Frame 1 (no input): blank canvas, image omitted
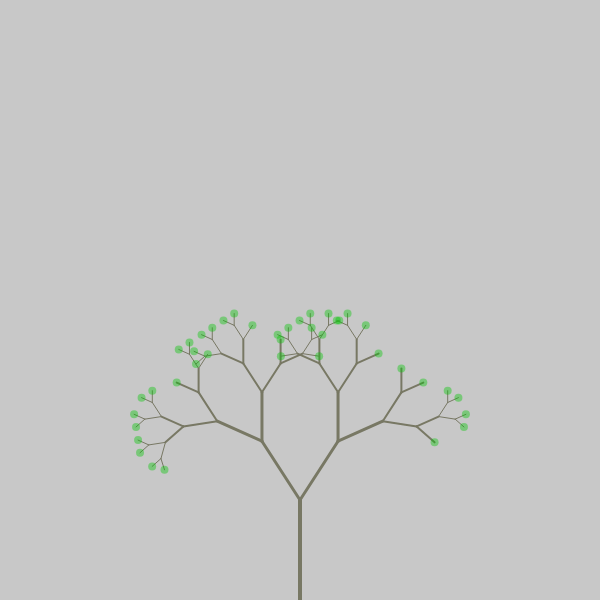
Frame 60 (no input)
Frame 120 (the mouse pressed at the canvas centre since frame 60): identical to frame 60, image omitted

The p5.js sketch that drew this single still picture (run headless with seeded random() and noise() and a simulated clock; from frame 60 on, the mouse is pressed at the canvas centre):

// p5.js sketch
// ── sketch.js
var PI = 3.14159265359;

var tree = [];
var leaves = [];

var count = 0;
var leafSlider;
var branchRatioSlider;
var angleSlider;
var leafVal;
var branchVal;
var angleVal;
var changed;

var newTreeButton;

function setup() {
  createCanvas(600, 600);

  changed = false;

  createDiv('');
  newTreeButton = createButton('Generate New Tree');
  createP('Tree size : ');
  leafSlider = createSlider(1, 10, 7, 1);
  createP('Branch ratio : ');
  branchRatioSlider = createSlider(0.5, 0.8, 0.7, 0.01);
  createP('Branch angle : ');
  angleSlider = createSlider(PI / 18, PI / 4.5, PI / 5.5, 0.01);

  newTreeButton.mousePressed(function() {
    changed = true
  });

}

function generateTree() {
  leaves = [];
  tree = [];
  var a = createVector(width / 2, height);
  var b = createVector(width / 2, height - 100);
  var root = new Branch(a, b, 1);
  tree[0] = root;

  var leavesThreshold = leafSlider.value();
  for (var n = 0; n < leavesThreshold; n++) {
    if (n === leavesThreshold - 1) {
      for (var i = 0; i < tree.length; i++) {
        if (!tree[i].finished) {
          var leaf = tree[i].end.copy();
          leaves.push(leaf);
        }
      }
    } else {
      for (var i = tree.length - 1; i >= 0; i--) {
        if (!tree[i].finished) {
          if (n > leavesThreshold/2 && random() < 0.3) {
            var leaf = tree[i].end.copy();
            leaves.push(leaf);
          } else {
            tree.push(tree[i].branchA());
            tree.push(tree[i].branchB());
          }
        }
        tree[i].finished = true;
      }
    }
  }
}

function draw() {

  if (changed) {
    generateTree();
  }

  if (leafVal != leafSlider.value() ||
    angleVal != angleSlider.value() ||
    branchVal != branchRatioSlider.value()) {
    leafVal = leafSlider.value();
    angleVal = angleSlider.value();
    branchVal = branchRatioSlider.value();
    changed = true;
  } else {
    changed = false;
  }

  background(200);

  for (var i = 0; i < tree.length; i++) {
    tree[i].show();
  }

  for (var i = 0; i < leaves.length; i++) {
    fill(0, 200, 0, 100);
    noStroke();
    ellipse(leaves[i].x, leaves[i].y, 8, 8);
  }

}

// ── branch.js
function Branch(begin, end, level) {
  this.begin = begin;
  this.end = end;
  this.level = level;
  this.finished = false;

  this.show = function() {
    stroke(120,120,100);
    strokeWeight(floor(((leafSlider.value() - level) + 2)/2));
    line(this.begin.x, this.begin.y, this.end.x, this.end.y);
  }

  this.branch = function(angle) {
    var branchRatio = branchRatioSlider.value();
    var dir = p5.Vector.sub(this.end, this.begin);
    dir.rotate(angle);
    dir.mult(branchRatio);
    var newEnd = p5.Vector.add(this.end, dir);
    var b = new Branch(this.end, newEnd, this.level + 1);
    return b;
  }

  this.branchA = function() {
    return this.branch(angleSlider.value());
  }
  this.branchB = function() {
    return this.branch(-angleSlider.value());
  }
}
